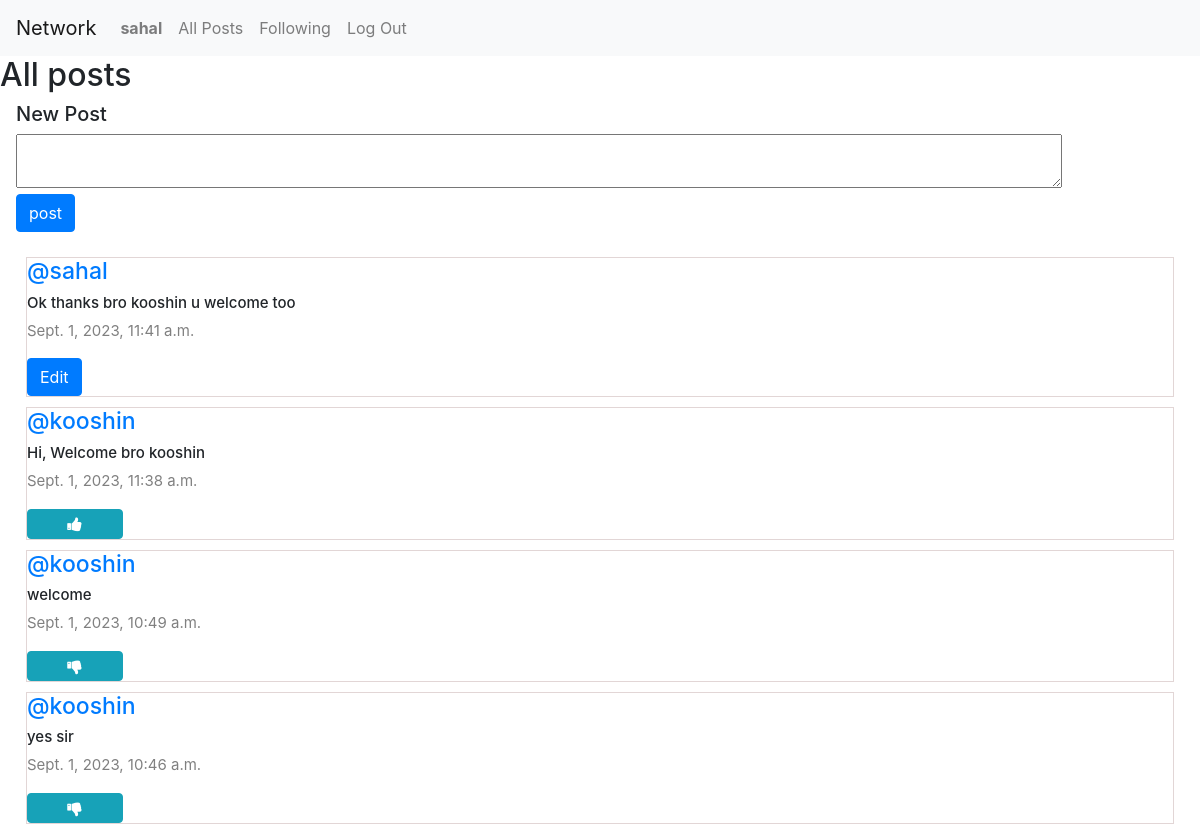
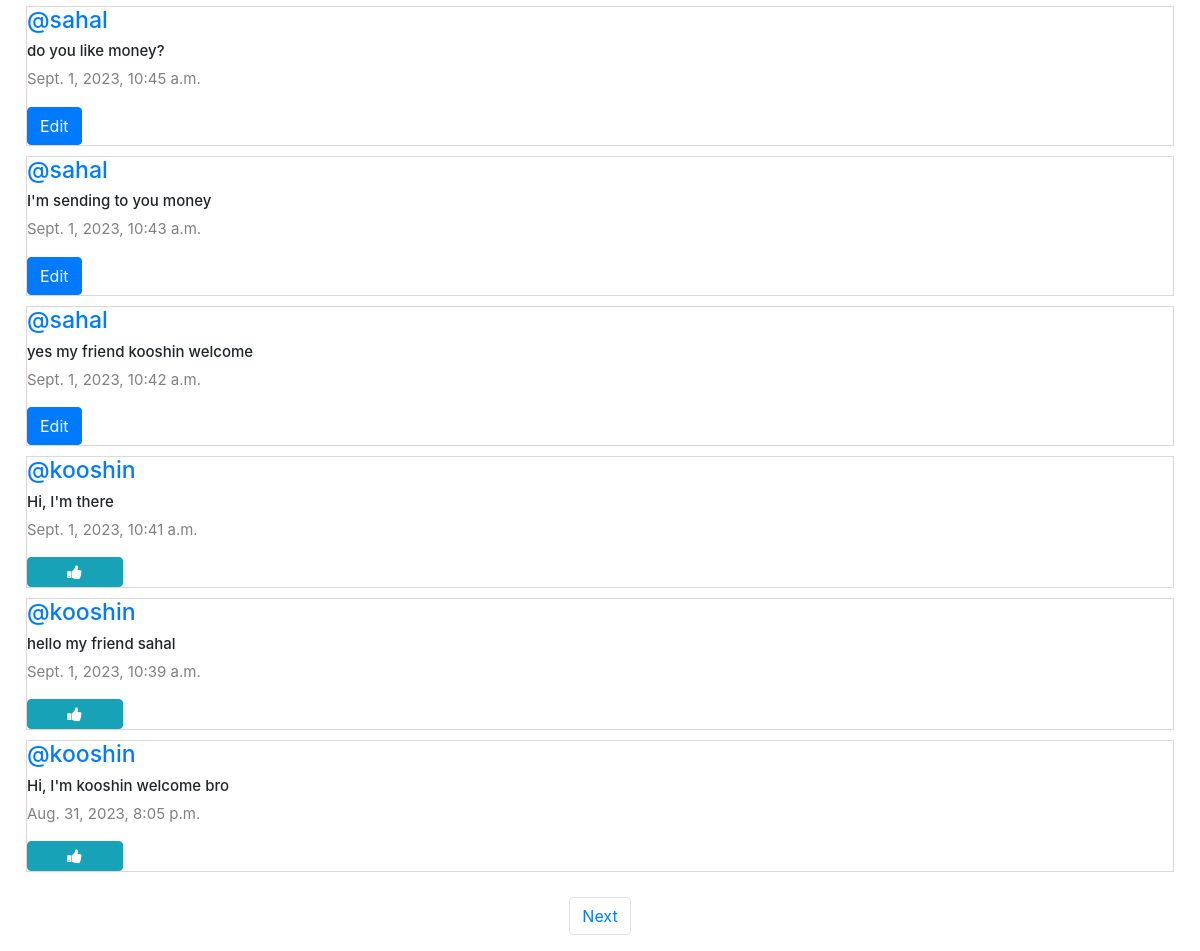
/ (signed in), run on the app's committed database (2 pictures, top to bottom).
### network/models.py (models this page shows, shortened)
class User(AbstractUser):
    pass

class Post(models.Model):
    content= models.CharField(max_length=140);
    user = models.ForeignKey(User, on_delete=models.CASCADE, related_name="author")
    date = models.DateTimeField(auto_now=True)

### network/views.py (the view)
# urls.py: path("", views.index, name="index"),
def index(request):
    allPosts = Post.objects.all().order_by("id").reverse()
    paginator = Paginator(allPosts, 10)
    page_number = request.GET.get('page')
    posts_of_the_page = paginator.get_page(page_number)
    allLikes = Like.objects.all()
    whoYouLiked = []
    try:
        for like in allLikes:
            if like.user.id == request.user.id:
                whoYouLiked.append(like.post.id)
    except:
        whoYouLiked = []
    return render(request, "network/index.html",{
        "allPosts": allPosts,
        "posts_of_the_page": posts_of_the_page,
        "whoYouLiked":whoYouLiked
    })

### network/templates/network/index.html (shortened to what this page needs)
{% extends "network/layout.html" %}
{% block body %}
    <h2>All posts</h2>
    <div class="new-post mx-3">
        <h5>New Post</h5>
        {% if user.is_authenticated %}
            <form action="{% url 'newPost'%}" method = "POST">
                <div class="form-group">
                    <textarea name="content"  rows="2" cols="100"></textarea>
                    <br/>
                    <input type="submit" value="post" class="btn btn-primary"/>
                </div>
            </form>
        {% endif %}
    </div>
    <div class="all-posts mx-3">
        {% for post in posts_of_the_page %}
            <div class="post">
                <h5 class="username"><a href="{% url 'profile' user_id=post.user.id %}">@{{ post.user}}</a></h5>
                <h6 class ="content" id="content_{{ post.id }}">{{post.content}}</h6>
                <p class="date">{{post.date}}</p>
                {% if user.is_authenticated%}
                    {% if user == post.user%}
                    <div class="d-flex justify-content-aroud">
                        <button class="btn btn-primary" data-toggle="modal" data-target="#modal_edit_post_{{ post.id}}">Edit</button>
                    </div>
                      {% else %}
                        {% if post.id in whoYouLiked%}
                        <button class="btn btn-info fa fa-thumbs-down col-1" onclick="likeHandler({{post.id}}, {{whoYouLiked}})" id="{{post.id}}"></button>
                        {% else %}
                        <button class="btn btn-info fa fa-thumbs-up col-1" onclick="likeHandler({{post.id}}, {{whoYouLiked}})" id="{{post.id}}"></button>
                        {% endif %}
                    {% endif %}
                {% endif %}
            </div>
         {% endfor %}
    </div>
    <nav aria-label="Page navigation example">
        <ul class="pagination d-flex justify-content-center">
            {% if posts_of_the_page.has_next%}
          <li class="page-item"><a class="page-link" href="?page={{ posts_of_the_page.next_page_number}}">Next</a></li>
          {% endif%}
        </ul>
    </nav>
{% endblock %}

### network/templates/network/layout.html (shortened to what this page needs)
{% load static %}
<!DOCTYPE html>
<html lang="en">
    <head>
        <link rel="stylesheet" href="https://stackpath.bootstrapcdn.com/bootstrap/4.4.1/css/bootstrap.min.css">
        <link href="{% static 'network/styles.css' %}" rel="stylesheet">
        <link rel="stylesheet" href="https://cdnjs.cloudflare.com/ajax/libs/font-awesome/4.7.0/css/font-awesome.min.css">
    </head>
    <body>
        <nav class="navbar navbar-expand-lg navbar-light bg-light">
            <a class="navbar-brand" href="{% url 'index' %}">Network</a>
            <div>
              <ul class="navbar-nav mr-auto">
                {% if user.is_authenticated %}
                    <li class="nav-item">
                        <a class="nav-link" href="{% url 'profile' user_id=user.id %}"><strong>{{ user.username }}</strong></a>
                    </li>
                {% endif %}
                <li class="nav-item">
                  <a class="nav-link" href="{% url 'index' %}">All Posts</a>
                </li>
                {% if user.is_authenticated %}
                    <li class="nav-item">
                        <a class="nav-link" href="{% url 'following' %}">Following</a>
                    </li>
                    <li class="nav-item">
                        <a class="nav-link" href="{% url 'logout' %}">Log Out</a>
                    </li>
                {% endif %}
              </ul>
            </div>
          </nav>
        <div class="body">
            {% block body %}
            {% endblock %}
        </div>
    </body>
</html>

### network/static/network/styles.css (style rules this page uses)
.all-posts { display: flex; justify-content: flex-start; flex-direction: column; margin: 20px; }
.post { border: 0.1px solid rgb(226, 214, 214); display: flex; justify-content: center; flex-direction: column; box-sizing: border-box; margin: 5px 10px; }
.content { font-size: 15px; }
.username { font-size: 23px; }
.date { color: gray; font-size: 15px; }

### data on the page
User: username "sahal"
Post: user "sahal", content "Ok thanks bro kooshin u welcome too", date "Sept. 1, 2023, 11:41 a.m."
Post: user "kooshin", content "Hi, Welcome bro kooshin", date "Sept. 1, 2023, 11:38 a.m."
Post: user "kooshin", content "welcome", date "Sept. 1, 2023, 10:49 a.m."
Post: user "kooshin", content "yes sir", date "Sept. 1, 2023, 10:46 a.m."
Post: user "sahal", content "do you like money?", date "Sept. 1, 2023, 10:45 a.m."
Post: user "sahal", content "I'm sending to you money", date "Sept. 1, 2023, 10:43 a.m."
Post: user "sahal", content "yes my friend kooshin welcome", date "Sept. 1, 2023, 10:42 a.m."
Post: user "kooshin", content "Hi, I'm there", date "Sept. 1, 2023, 10:41 a.m."
Post: user "kooshin", content "hello my friend sahal", date "Sept. 1, 2023, 10:39 a.m."
Post: user "kooshin", content "Hi, I'm kooshin welcome bro", date "Aug. 31, 2023, 8:05 p.m."
